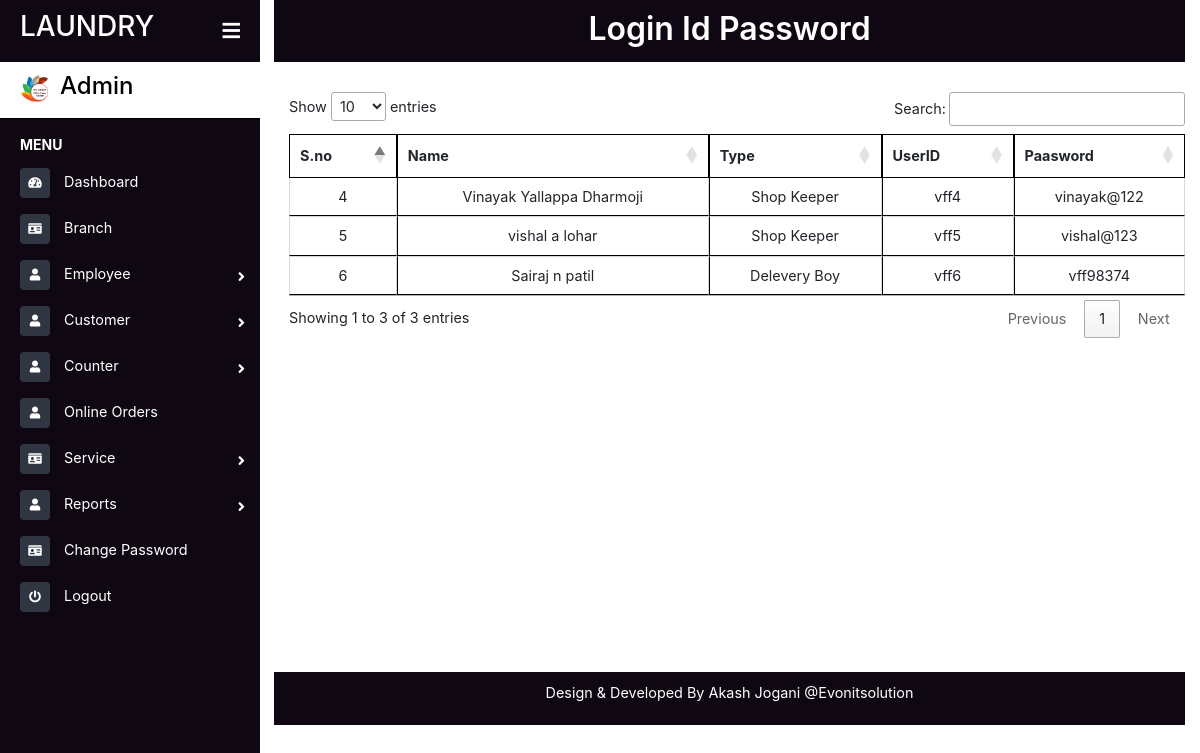
Screenshot of /login_reports.php with the database file from the repository.
### tables this page shows
CREATE TABLE `staff` (
  `id` bigint(10) NOT NULL,
  `fname` varchar(20) NOT NULL,
  `mname` varchar(20) NOT NULL,
  `lname` varchar(20) NOT NULL,
  `gen` varchar(10) NOT NULL,
  `adds` varchar(50) NOT NULL,
  `city` varchar(20) NOT NULL,
  `state` varchar(20) NOT NULL,
  `pin` varchar(10) NOT NULL,
  `mobile` varchar(12) NOT NULL,
  `email` varchar(30) NOT NULL,
  `branch` varchar(20) NOT NULL,
  `des` varchar(20) NOT NULL,
  `upl` varchar(60) NOT NULL,
  `upl1` varchar(60) NOT NULL,
  `upl2` varchar(60) NOT NULL,
  `full` varchar(100) NOT NULL,
  `date` date NOT NULL
);

### login_reports.php (the view, shortened to what this page needs)
<?php include("sidebar.php");
?>
<div class="page-content container-fluid">
    <div class="footer">
        <div class="d-flex justify-content-center">
            <h2 class="" style=" font-weight: 600">Login Id Password</h2>
        </div>
        <hr style="margin: 0px;">
    </div>
</div>
<main class="page-content">
    <div class="container">
            <div class="table-responsive" style="overflow-y:scroll; height: 580px; width:80% margin-left: 100px;">
            <table id="example" class="cell-border" style="width:100%">
                <thead>
                    <tr>
                        <th class="ss">S.no</th>
                        <th>Name</th>
                        <th>Type</th>
                        <th>UserID</th>
                        <th>Paasword</th>
                    </tr>
                </thead>
                <tbody>
                    <?php
                        $qry="select * from login";
                        $exc=mysqli_query($conn,$qry);
                        while($row=mysqli_fetch_array($exc))
                        {
                            $id=$row['id'];
                            $qr="SELECT `full` FROM `staff` WHERE `id`='$id'";
                            $ex=mysqli_query($conn,$qr);
                            while($ro=mysqli_fetch_array($ex))
                            {
                                $full=$ro['full'];
                                ?>
                                <tr class="text-center">
                                    <td><?php echo $id; ?></td>
                                    <td><?php echo $full; ?></td>
                                    <td><?php echo $row['user'] ?></td>
                                    <td><?php echo $row['username'] ?></td>
                                    <td><?php echo $row['password'] ?></td>
                                </tr>
                                <?php
                            }
                        }
                    ?>
                </tbody>
                </table>
            </div>
    </div>
</main>
<?php include("footer.php"); ?>

### assets/css/style1.css (style rules this page uses)
* { margin: 0px; padding: 0px; }
body { font-size: 0.9rem; background-color: #ffffff; }
.page-wrapper .sidebar-wrapper, .sidebar-wrapper .sidebar-brand > a, .sidebar-wrapper .sidebar-dropdown > a:after, .sidebar-wrapper .sidebar-menu .sidebar-dropdown .sidebar-submenu li a:before, .sidebar-wrapper ul li a i, .page-wrapper .page-content, .sidebar-wrapper .sidebar-search input.search-menu, .sidebar-wrapper .sidebar-search .input-group-text, .sidebar-wrapper .sidebar-menu ul li a, #show-sidebar, #close-sidebar { -webkit-transition: all 0.3s ease; -moz-transition: all 0.3s ease; -ms-transition: all 0.3s ease; -o-transition: all 0.3s ease; transition: all 0.3s ease; }
@media screen and (min-width: 768px) { .page-wrapper.toggled .page-content { padding-left: 274px; } }
.footer { text-align: center; background: #0f0813; color: #fff; padding: 10px 0px 5px 0px; }

### assets/css/foms.css (style rules this page uses)
table.dataTable.cell-border thead th { border: 1px solid black; }
table.dataTable.cell-border tbody td { border: 1px solid black; }
table.dataTable.cell-border tbody tr td:first-child { border-left: 1px solid black; }
table.dataTable.no-footer { border-bottom: 1px solid white; }
.container { margin-top:30px; }

### rows the page displays
staff: full "Vinayak Yallappa Dharmoji"
staff: full "vishal a lohar"
staff: full "Sairaj n patil"

### other values shown
$id "4"
$row['user'] "Shop Keeper"
$row['username'] "vff4"
$row['password'] "vinayak@122"
$id "5"
$row['username'] "vff5"
$row['password'] "vishal@123"
$id "6"
$row['user'] "Delevery Boy"
$row['username'] "vff6"
$row['password'] "vff98374"
